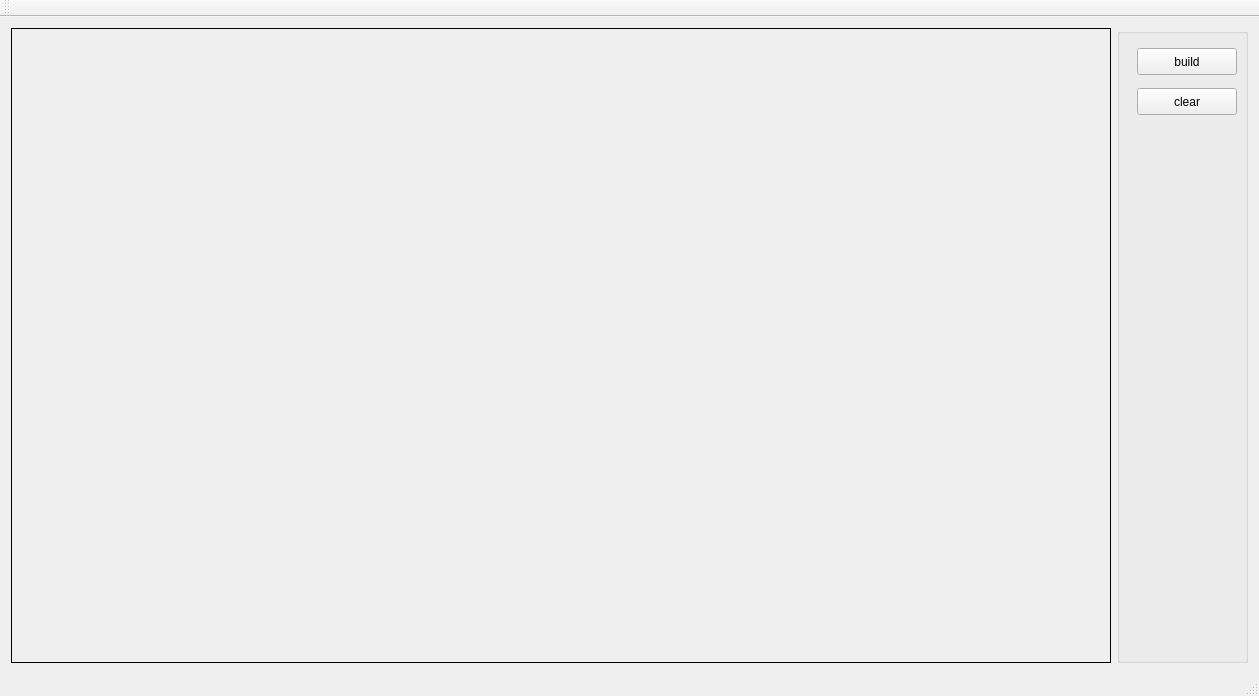
<?xml version="1.0" encoding="UTF-8"?>
<ui version="4.0">
 <class>MainWindow</class>
 <widget class="QMainWindow" name="MainWindow">
  <property name="geometry">
   <rect>
    <x>0</x>
    <y>0</y>
    <width>1259</width>
    <height>696</height>
   </rect>
  </property>
  <property name="windowTitle">
   <string>MainWindow</string>
  </property>
  <widget class="QWidget" name="centralWidget">
   <layout class="QHBoxLayout" name="horizontalLayout">
    <item>
     <widget class="QWidget" name="widget" native="true">
      <property name="minimumSize">
       <size>
        <width>1100</width>
        <height>620</height>
       </size>
      </property>
      <property name="styleSheet">
       <string notr="true">QWidget { border: 1px solid black}</string>
      </property>
     </widget>
    </item>
    <item>
     <widget class="QGroupBox" name="groupBox">
      <property name="title">
       <string/>
      </property>
      <widget class="QPushButton" name="pushButtonBuild">
       <property name="geometry">
        <rect>
         <x>20</x>
         <y>20</y>
         <width>100</width>
         <height>27</height>
        </rect>
       </property>
       <property name="text">
        <string>build</string>
       </property>
      </widget>
      <widget class="QPushButton" name="pushButtonClear">
       <property name="geometry">
        <rect>
         <x>20</x>
         <y>60</y>
         <width>100</width>
         <height>27</height>
        </rect>
       </property>
       <property name="text">
        <string>clear</string>
       </property>
      </widget>
     </widget>
    </item>
   </layout>
  </widget>
  <widget class="QMenuBar" name="menuBar">
   <property name="geometry">
    <rect>
     <x>0</x>
     <y>0</y>
     <width>1259</width>
     <height>23</height>
    </rect>
   </property>
  </widget>
  <widget class="QToolBar" name="mainToolBar">
   <attribute name="toolBarArea">
    <enum>TopToolBarArea</enum>
   </attribute>
   <attribute name="toolBarBreak">
    <bool>false</bool>
   </attribute>
  </widget>
  <widget class="QStatusBar" name="statusBar"/>
 </widget>
 <layoutdefault spacing="6" margin="11"/>
 <resources/>
 <connections/>
</ui>
